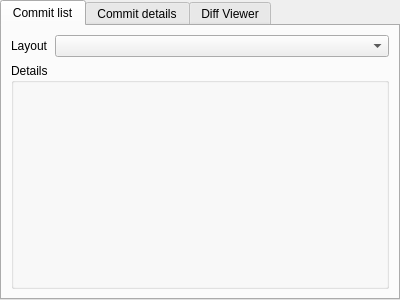
<?xml version="1.0" encoding="UTF-8"?>
<ui version="4.0">
 <class>HistoryConfigPage</class>
 <widget class="QWidget" name="HistoryConfigPage">
  <property name="geometry">
   <rect>
    <x>0</x>
    <y>0</y>
    <width>400</width>
    <height>300</height>
   </rect>
  </property>
  <property name="windowTitle">
   <string>Form</string>
  </property>
  <layout class="QGridLayout" name="gridLayout">
   <property name="margin">
    <number>0</number>
   </property>
   <item row="0" column="0">
    <widget class="QTabWidget" name="tabWidget">
     <property name="currentIndex">
      <number>0</number>
     </property>
     <widget class="QWidget" name="tabView">
      <attribute name="title">
       <string>Commit list</string>
      </attribute>
      <layout class="QGridLayout" name="gridLayout_2">
       <item row="1" column="0" colspan="2">
        <widget class="QGroupBox" name="groupBox">
         <property name="title">
          <string>Details</string>
         </property>
         <layout class="QHBoxLayout" name="horizontalLayout">
          <property name="margin">
           <number>0</number>
          </property>
          <item>
           <widget class="QStackedWidget" name="stackedWidget">
            <widget class="QWidget" name="page">
             <layout class="QHBoxLayout" name="horizontalLayout_2">
              <item>
               <widget class="StringSelectorWidget" name="widget" native="true"/>
              </item>
             </layout>
            </widget>
            <widget class="QWidget" name="page_2"/>
           </widget>
          </item>
         </layout>
        </widget>
       </item>
       <item row="0" column="0">
        <widget class="QLabel" name="label">
         <property name="text">
          <string>Layout</string>
         </property>
        </widget>
       </item>
       <item row="0" column="1">
        <widget class="QComboBox" name="comboBox">
         <property name="sizePolicy">
          <sizepolicy hsizetype="MinimumExpanding" vsizetype="Fixed">
           <horstretch>0</horstretch>
           <verstretch>0</verstretch>
          </sizepolicy>
         </property>
        </widget>
       </item>
      </layout>
     </widget>
     <widget class="QWidget" name="tabDetails">
      <attribute name="title">
       <string>Commit details</string>
      </attribute>
      <layout class="QVBoxLayout" name="verticalLayout">
       <item>
        <widget class="QGroupBox" name="groupBox_2">
         <property name="title">
          <string>General</string>
         </property>
         <layout class="QHBoxLayout" name="horizontalLayout_3">
          <property name="margin">
           <number>3</number>
          </property>
          <item>
           <widget class="QCheckBox" name="chkViewCommitDetails">
            <property name="text">
             <string>View detailed commit message</string>
            </property>
           </widget>
          </item>
         </layout>
        </widget>
       </item>
       <item>
        <widget class="QGroupBox" name="groupBox_3">
         <property name="sizePolicy">
          <sizepolicy hsizetype="MinimumExpanding" vsizetype="MinimumExpanding">
           <horstretch>0</horstretch>
           <verstretch>0</verstretch>
          </sizepolicy>
         </property>
         <property name="title">
          <string>Overview list</string>
         </property>
         <layout class="QHBoxLayout" name="horizontalLayout_4">
          <item>
           <widget class="StringSelectorWidget" name="sswDetailsOverview" native="true"/>
          </item>
         </layout>
        </widget>
       </item>
      </layout>
     </widget>
     <widget class="QWidget" name="tabDiffView">
      <attribute name="title">
       <string>Diff Viewer</string>
      </attribute>
      <layout class="QGridLayout" name="gridLayout_3">
       <item row="0" column="0">
        <widget class="QGroupBox" name="groupBox_4">
         <property name="title">
          <string>Position</string>
         </property>
         <layout class="QVBoxLayout" name="verticalLayout_2">
          <property name="spacing">
           <number>3</number>
          </property>
          <property name="margin">
           <number>3</number>
          </property>
          <item>
           <widget class="QRadioButton" name="chkDiffAndHistoryBottom">
            <property name="text">
             <string>View differences below history list right of details</string>
            </property>
           </widget>
          </item>
          <item>
           <widget class="QRadioButton" name="chkDiffRight">
            <property name="text">
             <string>View differences right of history list and details</string>
            </property>
           </widget>
          </item>
          <item>
           <widget class="QRadioButton" name="chkDiffAboveDetails">
            <property name="text">
             <string>View differences right of history, but above details</string>
            </property>
           </widget>
          </item>
          <item>
           <spacer name="verticalSpacer">
            <property name="orientation">
             <enum>Qt::Vertical</enum>
            </property>
            <property name="sizeHint" stdset="0">
             <size>
              <width>20</width>
              <height>40</height>
             </size>
            </property>
           </spacer>
          </item>
         </layout>
        </widget>
       </item>
       <item row="1" column="0">
        <widget class="QGroupBox" name="groupBox_5">
         <property name="title">
          <string>Behaviour</string>
         </property>
         <layout class="QGridLayout" name="gridLayout_4">
          <property name="margin">
           <number>3</number>
          </property>
          <property name="spacing">
           <number>3</number>
          </property>
          <item row="1" column="0">
           <widget class="QCheckBox" name="chkDontExpandHunks">
            <property name="enabled">
             <bool>false</bool>
            </property>
            <property name="text">
             <string>Don't expand hunks</string>
            </property>
           </widget>
          </item>
          <item row="0" column="0">
           <widget class="QCheckBox" name="chkPreferRawDiffViewer">
            <property name="enabled">
             <bool>false</bool>
            </property>
            <property name="text">
             <string>Prefer raw difference view</string>
            </property>
            <property name="checked">
             <bool>true</bool>
            </property>
           </widget>
          </item>
         </layout>
        </widget>
       </item>
      </layout>
     </widget>
    </widget>
   </item>
  </layout>
 </widget>
 <customwidgets>
  <customwidget>
   <class>StringSelectorWidget</class>
   <extends>QWidget</extends>
   <header>Widgets/StringSelectorWidget.h</header>
   <container>1</container>
  </customwidget>
 </customwidgets>
 <resources/>
 <connections/>
</ui>
